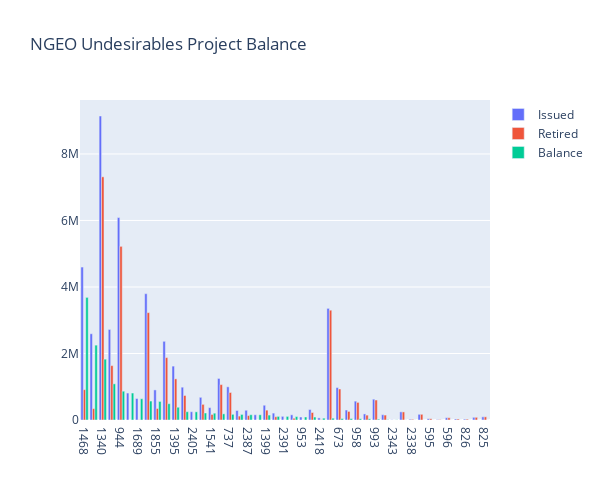

Here is the notebook cell this chart was saved with:
### Code cell
ngeo_undesirable_project = df_ngeo_undesirable.groupby(by=['ID']).sum().reset_index()
ngeo_undesirable_project['ID'] = [str(i) for i in ngeo_undesirable_project.ID]
ngeo_undesirable_project = ngeo_undesirable_project.drop(columns=['Vintage'])
ngeo_undesirable_project = ngeo_undesirable_project.sort_values(by='Balance', ascending=False).reset_index(drop=True)
ngeo_undesirable_project.head()

fig = go.Figure()
for col in list(ngeo_undesirable_project)[1:]:
    fig.add_trace(go.Bar(x=ngeo_undesirable_project.ID, y=ngeo_undesirable_project[col], name = col))
fig.update_layout(height=500, width=600, title="NGEO Undesirables Project Balance")
